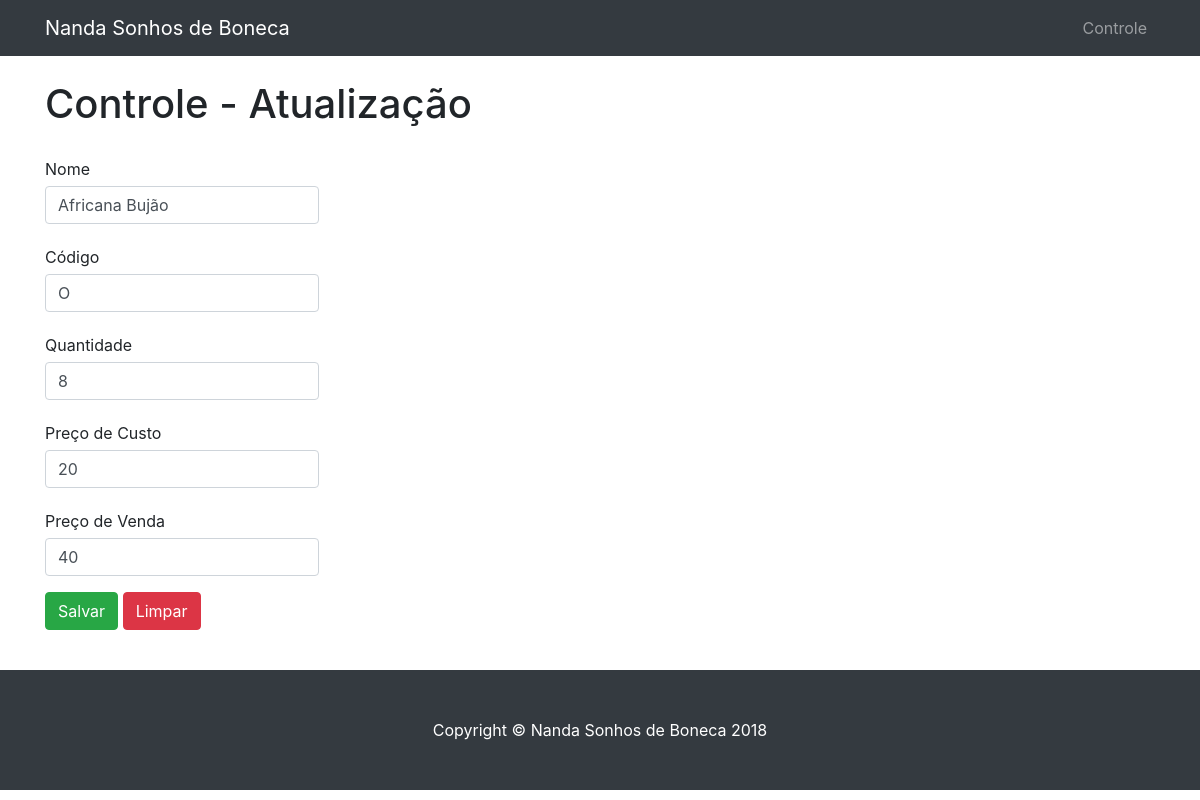
The page /atualizar-controle.php?id=28 on the database its author committed.
### tables this page shows
CREATE TABLE `CONTROLE` (
  `ID` int(5) NOT NULL,
  `NOME` varchar(50) NOT NULL,
  `CODIGO` varchar(20) NOT NULL,
  `QUANTIDADE` int(5) NOT NULL,
  `PRECOCUSTO` int(5) NOT NULL,
  `PRECOVENDA` int(5) NOT NULL,
  `DATA` timestamp NOT NULL DEFAULT CURRENT_TIMESTAMP
);

### atualizar-controle.php (the view, shortened to what this page needs)
<?php include 'head.php'; include 'config.php' ?>
<?php
    $query = "SELECT ID, NOME, CODIGO, QUANTIDADE, PRECOCUSTO, PRECOVENDA FROM CONTROLE WHERE ID=".$_GET['id'];
	$result = $con->query($query);
	$controle = $result->fetch_array(MYSQLI_ASSOC);
?>
<div class="container">
<h1 class="my-4">Controle - Atualização</h1>
<div class="row">
<form id="form1" name="form1" method="post" action="update-controle.php">
<div class="form-group">
  <label class="col-md-12 control-label" for="textinput">Nome</label>
  <div class="col-md-12">
  <input type="text" name="nome" id="nome" required <?php echo ' value="'.$controle['NOME'].'"'; ?> placeholder="Informe o nome" class="form-control input-md" />
  </div>
</div>
<div class="form-group">
  <label class="col-md-12 control-label" for="textinput">Código</label>
  <div class="col-md-12">
  <input type="text" name="codigo" id="codigo"  required <?php echo ' value="'.$controle['CODIGO'].'"'; ?> placeholder="Informe o código" class="form-control input-md" />
  </div>
</div>
<div class="form-group">
  <label class="col-md-12 control-label" for="textinput">Quantidade</label>
  <div class="col-md-12">
  <input type="text" name="quantidade" id="quantidade"  required <?php echo ' value="'.$controle['QUANTIDADE'].'"'; ?> placeholder="Informe a quantidade" class="form-control input-md" />
  </div>
</div>
<div class="form-group">
  <label class="col-md-12 control-label" for="textinput">Preço de Custo</label>
  <div class="col-md-12">
  <input type="text" name="precoCusto" id="precoCusto"  required <?php echo ' value="'.$controle['PRECOCUSTO'].'"'; ?> placeholder="Informe o Custo" class="form-control input-md" />
  </div>
</div>
<div class="form-group">
  <label class="col-md-12 control-label" for="textinput">Preço de Venda</label>
  <div class="col-md-12">
  <input type="text" name="precoVenda" id="precoVenda"  required <?php echo ' value="'.$controle['PRECOVENDA'].'"'; ?> placeholder="Informe a Vendas" class="form-control input-md" />
  </div>
</div>
<div class="form-group">
  <div class="col-md-12">
    <button id="button1id" name="button1id" class="btn btn-success"  type="submit" >Salvar</button>
    <button id="button2id" name="button2id" class="btn btn-danger" type="reset">Limpar</button>
  </div>
</div>
<br class="clear" />
</form>
</div>
</div>
<?php include 'footer.php' ?>

### css/modern-business.css (style rules this page uses)
body { padding-top: 54px; }
@media (min-width: 992px) { body { padding-top: 56px; } }

### style.css (style rules this page uses)
form label { float: left; width: 150px; margin-bottom: 5px; margin-top: 5px; }

### rows shown on the page
controle: nome "Africana Bujão", codigo "O", quantidade "8", precoCusto "20", precoVenda "40"
